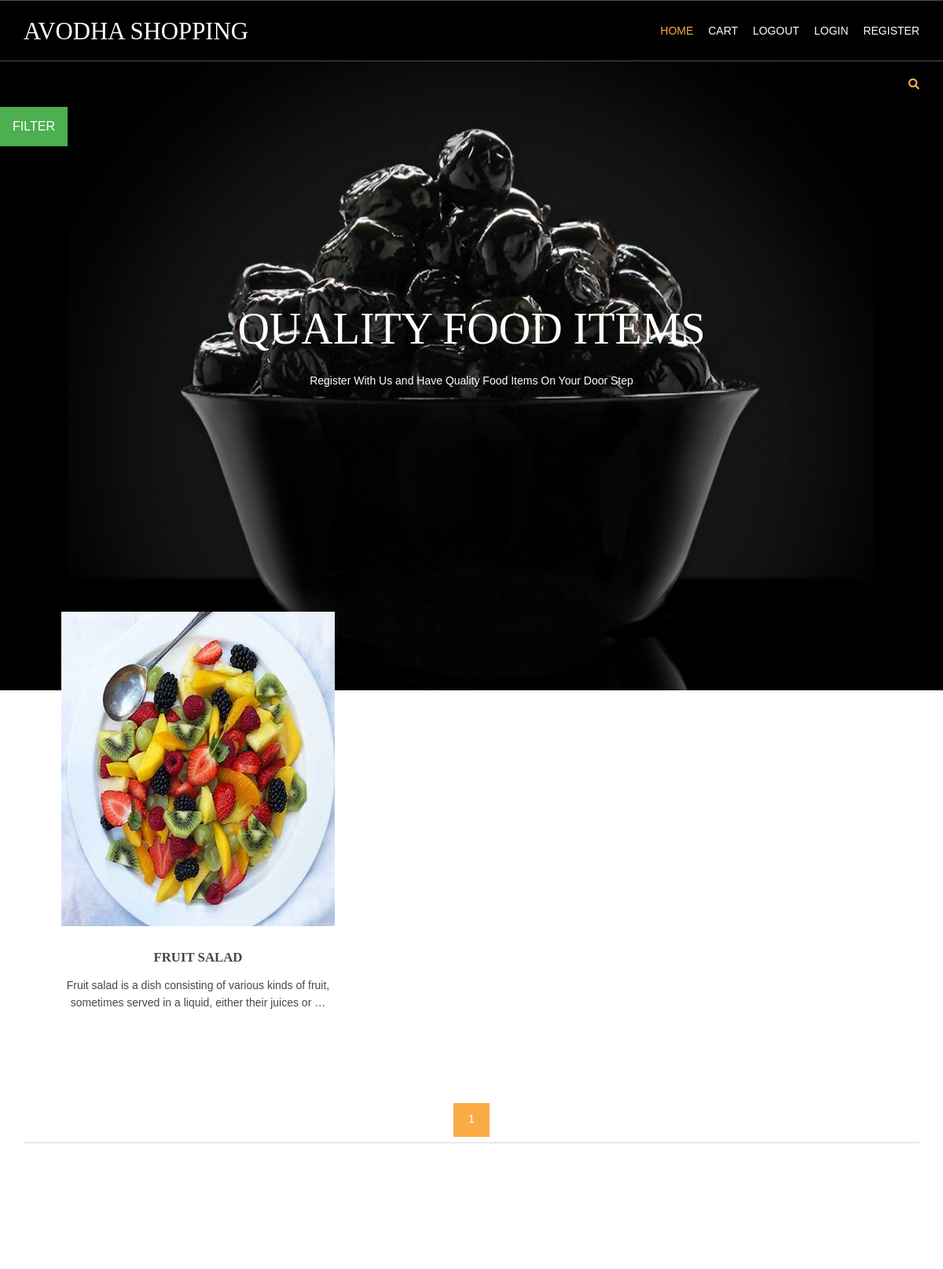
Screenshot of /fruits-recipes/ with the database file from the repository.
### shop/models.py (models this page shows, shortened)
class products(models.Model):
    name=models.CharField(max_length=150,unique=True)
    slug=models.SlugField(max_length=150,unique=True)
    img=models.ImageField(upload_to='product')
    desc=models.TextField()
    stock=models.IntegerField()
    available=models.BooleanField()
    price=models.IntegerField()
    category=models.ForeignKey(categ,on_delete=models.CASCADE)
    def get_url(self):
        return reverse('details',args=[self.category.slug,self.slug])

### shop/views.py (the view)
# urls.py: 2. Add a URL to urlpatterns:  path('', views.home, name='home')
def home(request,c_slug=None):
    c_page=None
    prodt=None
    if c_slug!=None:
        c_page=get_object_or_404(categ,slug=c_slug)
        prodt=products.objects.filter(category=c_page,available=True)
    else:
        prodt=products.objects.all().filter(available=True)
    cat=categ.objects.all()
    paginator=Paginator(prodt,4)
    try:
        page=int(request.GET.get('page','1'))
    except:
        page=1
    try:
        pro=paginator.page(page)
    except(EmptyPage,InvalidPage):
        pro=paginator.page(paginator.num_pages)
    return render(request,'index.html',{'pr':prodt,'ct':cat,'pg':pro})

### shop/models.py (called while the page is built)
    def get_url(self):
        return reverse('prod_cat',args=[self.slug])

### templates/index.html (shortened to what this page needs)
{% extends 'base.html' %}
{% load static %}
{% block content %}
<html lang="">
<head>
<link href="{% static 'hm/layout/styles/layout.css' %}" rel="stylesheet" type="text/css" media="all">
</head>
<body id="top">
<div class="abcd" style="background-image:url({% static 'hm/images/demo/backgrounds/bg.jpg' %});">
    <div class="wrapper row0">
    <div id="topbar" class="hoc clear">
  <div class="fl_right">
        <ul class="nospace">
          <li id="searchform">
          </li>
        </ul>
       </div>
       </div>
      </div>
    <div class="dropdown">
  <button class="dropbtn">FILTER</button>
</div>
  <div id="pageintro" class="hoc clear">
    <article>
      <h3 class="heading">Quality Food Items</h3>
      <p>Register With Us and Have Quality Food Items On Your Door Step</p>
    </article>
  </div>
</div>
<div class="wrapper row3">
  <main class="hoc container clear">
    <section id="introblocks">
      <ul class="nospace group btmspace-80">
        {% for i in pg.object_list %}
        <li class="one_third">
          <figure><a class="imgover" href="{{i.get_url}}"><img src="{{i.img.url}}" alt=""style="height:400; width:700;"></a>
            <figcaption>
              <h6 class="heading">{{i.name}}</h6>
              <p>{{i.desc|truncatewords:20}}</p>
              <br>
            </figcaption>
          </figure>
        </li>
        {% endfor %}
      </ul>
    </section>
    <center>
      {% for p in pg.paginator.page_range %}
      <a href="?page={{p}}" class="btn btn-light btn-sm{% if pg.number == p%} activate {% endif %}">{{p}}</a>
     {% endfor %}
    </center>
    <hr class="btmspace-80">
</div>
</body>
</html>
{% endblock %}

### static/hm/layout/styles/layout.css (style rules this page uses)
#topbar { padding:20px 0; font-size:.8rem; text-transform:uppercase; }
#topbar ul li { display:inline-block; margin-right:15px; }
#topbar ul li:last-child { margin-right:0; padding-right:0; border-right:none; }
#topbar #searchform { position:relative; line-height:1; z-index:9999; }
#topbar #searchform::after { display:block; height:18px; line-height:18px; padding:0; font-family:"Font Awesome\ 5 Free"; font-weight:900; font-size:1rem; content:"\f002"; }
#topbar #searchform ::placeholder { text-transform:capitalize; }
#pageintro { padding:200px 0 300px; }
#pageintro article, #pageintro article p { display:block; max-width:75%; margin:0 auto; text-align:center; }
#pageintro article p { max-width:65%; line-height:2rem; }
#pageintro .heading { margin-bottom:20px; font-size:4rem; }
.container { padding:80px 0; }
#introblocks { display:block; position:relative; margin:-180px 0 0 0; z-index:1; text-align:center; }
#introblocks figure figcaption { display:block; padding:30px 0 0 0; text-align:center; }
#introblocks figure figcaption .heading { font-size:1.2rem; font-weight:700; margin-bottom:0; }
*, *::before, *::after { transition:all .3s ease-in-out; }
body { color:#A5A6AA; background-color:#1C1D21; }
a { color:#FBAB45; }
hr, .borderedbox { border-color:#D7D7D7; }
.btn, .btn.inverse:hover { color:#FFFFFF; background-color:#FBAB45; border-color:#FBAB45; }
.imgover, .imgover:hover::after { color:#FFFFFF; }
.row3 { color:#474747; background-color:#FFFFFF; }
#topbar #searchform { color:#FBAB45; }
#pageintro { color:#FFFFFF; }
@media screen and (min-width:1140px) { .hoc { max-width:1140px; } }

### static/hm/layout/styles/framework.css (style rules this page uses)
html { overflow-y:scroll; overflow-x:hidden; }
html, body { margin:0; padding:0; font-size:14px; line-height:1.6em; }
*, *::before, *::after { box-sizing:border-box; }
.nospace { margin:0; padding:0; list-style:none; }
.btn { display:inline-block; padding:8px 18px 10px; text-transform:uppercase; border:1px solid; }
.clear, .group { display:block; }
.clear::before, .clear::after, .group::before, .group::after { display:table; content:""; }
.clear, .clear::after, .group, .group::after { clear:both; }
a { outline:none; text-decoration:none; }
.fl_right, .imgr { float:right; }
img { width:auto; max-width:100%; height:auto; margin:0; padding:0; border:none; line-height:normal; vertical-align:middle; }
.imgover { display:inline-block; position:relative; max-width:100%; }
.imgover::before, .imgover::after { display:block; position:absolute; content:""; text-align:center; opacity:0; }
.imgover::before { top:0; right:0; bottom:0; left:0; }
.imgover::after { top:50%; left:50%; width:50px; height:50px; line-height:50px; margin:-25px 0 0 -25px; font-family:"Font Awesome\ 5 Free"; font-weight:900; content:"\f067"; font-size:28px; }
body, input, textarea, select { font-family:Verdana, Geneva, sans-serif; }
h1, h2, h3, h4, h5, h6, .heading { font-family:Georgia, "Times New Roman", Times, serif; }
label, input, textarea, select, button { display:block; resize:none; outline:none; color:inherit; font-size:inherit; font-family:inherit; vertical-align:middle; }
::placeholder { opacity:1; }
h1, h2, h3, h4, h5, h6, .heading { margin:0 0 20px 0; font-size:1.4rem; line-height:normal; font-weight:normal; text-transform:uppercase; }
hr { display:block; width:100%; height:1px; border:solid; border-width:1px 0 0 0; }
.wrapper { display:block; position:relative; width:100%; margin:0; padding:0; text-align:left; word-wrap:break-word; }
.hoc { display:block; margin:0 auto; }
address, article, aside, figcaption, figure, footer, header, main, nav, section { display:block; margin:0; padding:0; }
.one_half, .one_third, .two_third, .one_quarter, .two_quarter, .three_quarter { display:inline-block; float:left; margin:0 0 0 4.21052%; list-style:none; }
.one_third { width:30.52631%; }
.btmspace-80 { margin-bottom:80px; }

### templates/index.html (style rules this page uses)
.dropbtn { background-color: #4CAF50; color: white; padding: 16px; font-size: 16px; border: none; cursor: pointer; }
.dropdown { position: relative; display: inline-block; padding left:56px; }
.abcd { height:100%; background-position:center; background-repeat:no-repeat; background-size:cover; }

### rows the page displays
products: img (picture), name "FRUIT SALAD", desc "Fruit salad is a dish consisting of various kinds of fruit, sometimes served in a liquid, either their juices or …"

### other values shown
{{ p }} "1"
